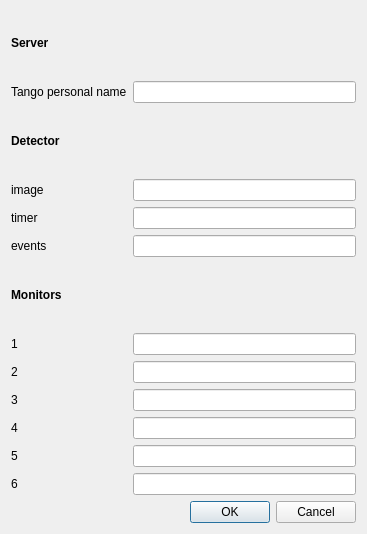
<?xml version="1.0" encoding="UTF-8"?>
<ui version="4.0">
 <class>TangoSetup</class>
 <widget class="QDialog" name="TangoSetup">
  <property name="geometry">
   <rect>
    <x>0</x>
    <y>0</y>
    <width>367</width>
    <height>534</height>
   </rect>
  </property>
  <property name="windowTitle">
   <string>Dialog</string>
  </property>
  <layout class="QGridLayout" name="gridLayout">
   <item row="0" column="0">
    <widget class="QLabel" name="label_11">
     <property name="text">
      <string>&lt;b&gt;Server&lt;/b&gt;</string>
     </property>
    </widget>
   </item>
   <item row="1" column="0">
    <widget class="QLabel" name="label">
     <property name="text">
      <string>Tango personal name</string>
     </property>
    </widget>
   </item>
   <item row="1" column="1">
    <widget class="QLineEdit" name="personalName"/>
   </item>
   <item row="2" column="0">
    <widget class="QLabel" name="label_10">
     <property name="text">
      <string>&lt;b&gt;Detector&lt;/b&gt;</string>
     </property>
    </widget>
   </item>
   <item row="3" column="0">
    <widget class="QLabel" name="label_7">
     <property name="text">
      <string>image</string>
     </property>
    </widget>
   </item>
   <item row="3" column="1">
    <widget class="QLineEdit" name="imageName">
     <property name="minimumSize">
      <size>
       <width>200</width>
       <height>0</height>
      </size>
     </property>
    </widget>
   </item>
   <item row="4" column="0">
    <widget class="QLabel" name="label_8">
     <property name="text">
      <string>timer</string>
     </property>
    </widget>
   </item>
   <item row="4" column="1">
    <widget class="QLineEdit" name="timerName"/>
   </item>
   <item row="5" column="0">
    <widget class="QLabel" name="label_9">
     <property name="text">
      <string>events</string>
     </property>
    </widget>
   </item>
   <item row="5" column="1">
    <widget class="QLineEdit" name="eventsName"/>
   </item>
   <item row="6" column="0">
    <widget class="QLabel" name="label_2">
     <property name="text">
      <string>&lt;b&gt;Monitors&lt;/b&gt;</string>
     </property>
    </widget>
   </item>
   <item row="7" column="0">
    <widget class="QLabel" name="label_3">
     <property name="text">
      <string>1</string>
     </property>
    </widget>
   </item>
   <item row="7" column="1">
    <widget class="QLineEdit" name="counter0Name">
     <property name="text">
      <string/>
     </property>
    </widget>
   </item>
   <item row="8" column="0">
    <widget class="QLabel" name="label_4">
     <property name="text">
      <string>2</string>
     </property>
    </widget>
   </item>
   <item row="8" column="1">
    <widget class="QLineEdit" name="counter1Name"/>
   </item>
   <item row="9" column="0">
    <widget class="QLabel" name="label_5">
     <property name="text">
      <string>3</string>
     </property>
    </widget>
   </item>
   <item row="9" column="1">
    <widget class="QLineEdit" name="counter2Name"/>
   </item>
   <item row="10" column="0">
    <widget class="QLabel" name="label_6">
     <property name="text">
      <string>4</string>
     </property>
    </widget>
   </item>
   <item row="10" column="1">
    <widget class="QLineEdit" name="counter3Name"/>
   </item>
   <item row="11" column="0">
    <widget class="QLabel" name="label_12">
     <property name="text">
      <string>5</string>
     </property>
    </widget>
   </item>
   <item row="11" column="1">
    <widget class="QLineEdit" name="counter4Name"/>
   </item>
   <item row="12" column="0">
    <widget class="QLabel" name="label_13">
     <property name="text">
      <string>6</string>
     </property>
    </widget>
   </item>
   <item row="12" column="1">
    <widget class="QLineEdit" name="counter5Name"/>
   </item>
   <item row="13" column="0" colspan="2">
    <widget class="QDialogButtonBox" name="buttonBox">
     <property name="orientation">
      <enum>Qt::Horizontal</enum>
     </property>
     <property name="standardButtons">
      <set>QDialogButtonBox::Cancel|QDialogButtonBox::Ok</set>
     </property>
    </widget>
   </item>
  </layout>
 </widget>
 <resources/>
 <connections>
  <connection>
   <sender>buttonBox</sender>
   <signal>accepted()</signal>
   <receiver>TangoSetup</receiver>
   <slot>accept()</slot>
   <hints>
    <hint type="sourcelabel">
     <x>162</x>
     <y>286</y>
    </hint>
    <hint type="destinationlabel">
     <x>240</x>
     <y>0</y>
    </hint>
   </hints>
  </connection>
  <connection>
   <sender>buttonBox</sender>
   <signal>rejected()</signal>
   <receiver>TangoSetup</receiver>
   <slot>reject()</slot>
   <hints>
    <hint type="sourcelabel">
     <x>266</x>
     <y>289</y>
    </hint>
    <hint type="destinationlabel">
     <x>322</x>
     <y>4</y>
    </hint>
   </hints>
  </connection>
 </connections>
</ui>
